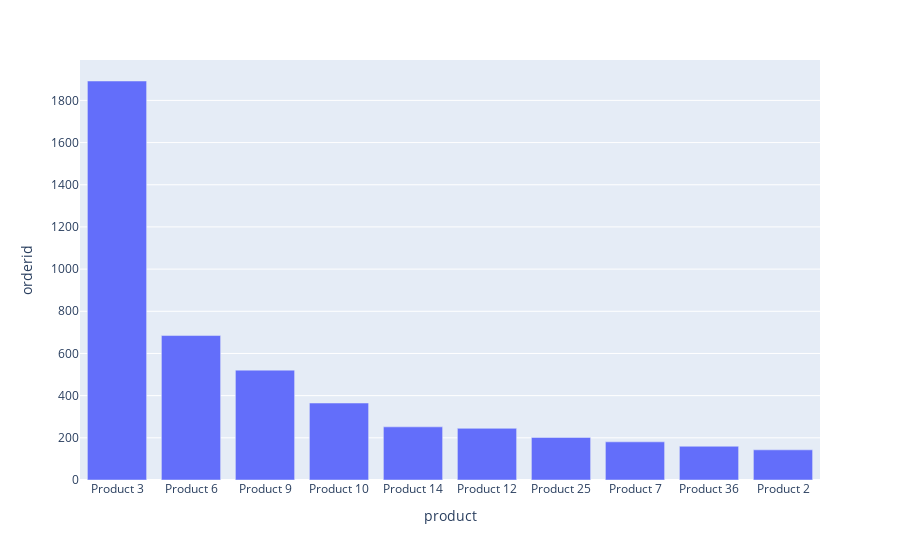

Notebook source saved alongside this figure:
### Markdown cell above
## What are our top 10 products?

### Code cell
# identifying top 10 prodcuts ordered
df = cancel_table.copy()
grouped = df.groupby("product")["orderid"].count().reset_index()
grouped.sort_values("orderid", ascending = False, inplace = True)
grouped = grouped.iloc[0:10, :]

fig = px.bar(grouped, x = "product", y = "orderid")
fig.show()

### Figure 1 — Plotly figure (JSON) as saved in the notebook; plotly's stock layout.template omitted (floating-point values rounded to 4 significant figures)
{"data": [{"alignmentgroup": "True", "hovertemplate": "product=%{x}<br>orderid=%{y}<extra></extra>", "legendgroup": "", "marker": {"color": "#636efa"}, "name": "", "offsetgroup": "", "orientation": "v", "showlegend": false, "textposition": "auto", "type": "bar", "x": ["Product 3", "Product 6", "Product 9", "Product 10", "Product 14", "Product 12", "Product 25", "Product 7", "Product 36", "Product 2"], "xaxis": "x", "y": [1892, 685, 521, 365, 252, 245, 202, 181, 160, 143], "yaxis": "y"}], "layout": {"barmode": "relative", "legend": {"tracegroupgap": 0}, "margin": {"t": 60}, "xaxis": {"anchor": "y", "domain": [0, 1], "title": {"text": "product"}}, "yaxis": {"anchor": "x", "domain": [0, 1], "title": {"text": "orderid"}}}}
